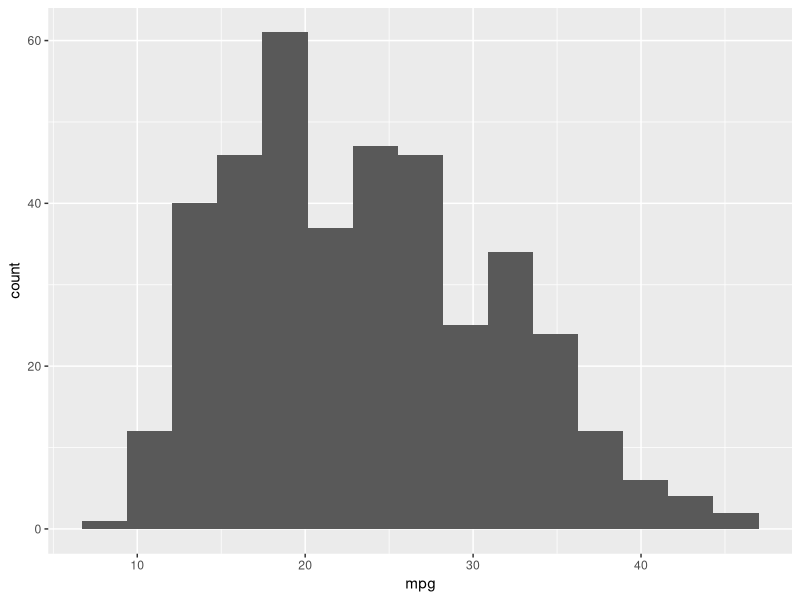
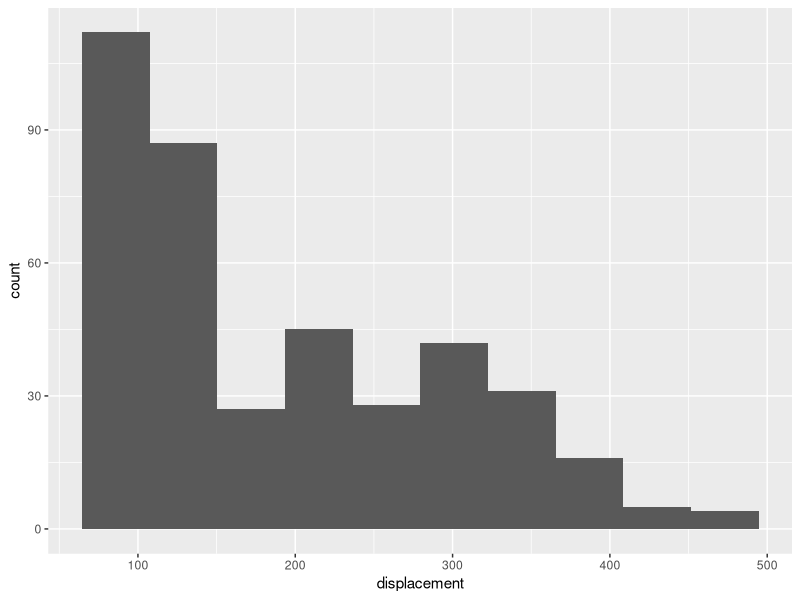
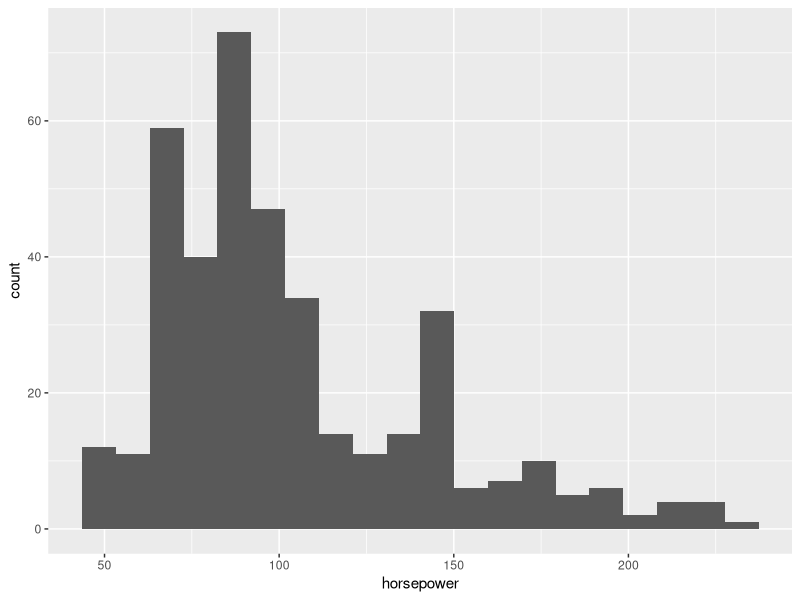
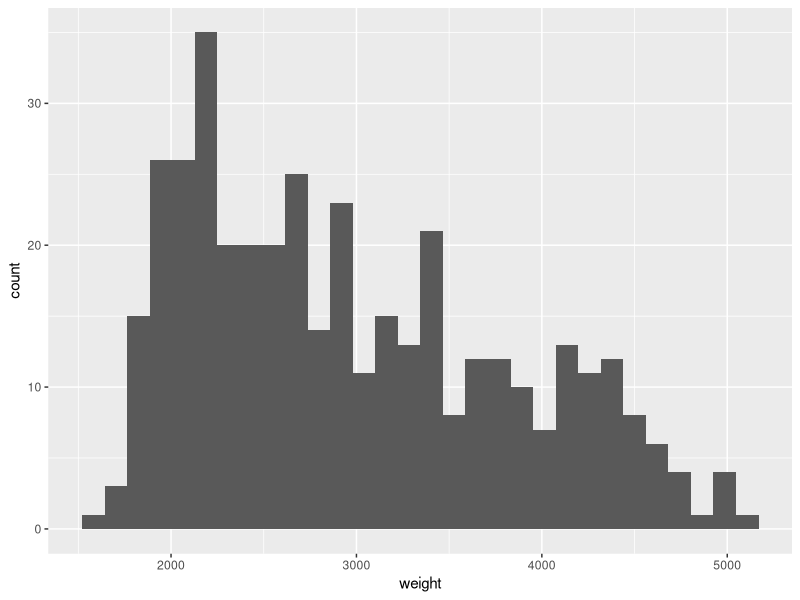
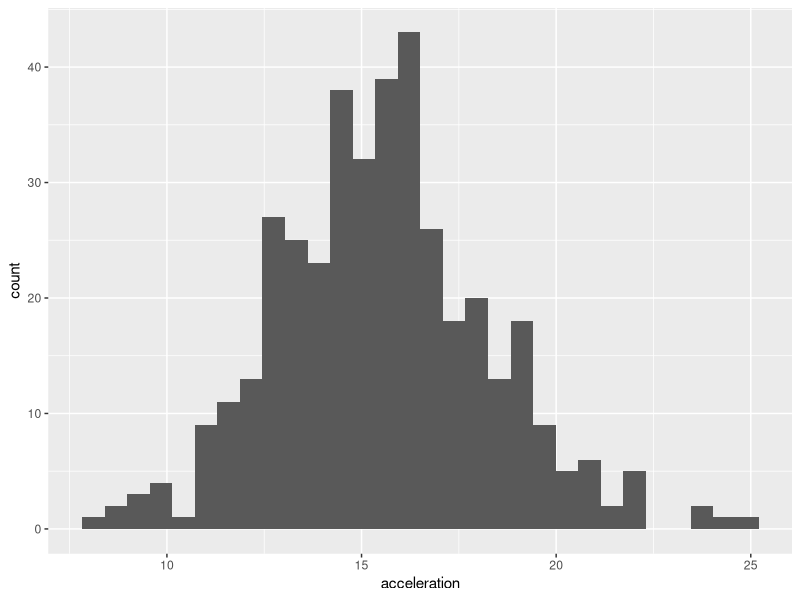

Source code (R) for these figures, in order:
## ---- chunk 1
cars <- read.csv("Cars.csv")
cars
## ---- chunk 2
# Fixing horsepower column
cars$horsepower <- as.numeric(cars$horsepower)

# Find index of NA rows
NArows <- which(is.na(cars))

# View rows
cars[NArows,]
## ---- chunk 3
str(cars)
## ---- chunk 4
cars$cylinders <- as.factor(cars$cylinders)
cars$country.code <- as.factor(cars$country.code)
## ---- chunk 5
library(ggplot2)
# MPG
ggplot(data = cars, aes(x = mpg)) + geom_histogram(bins = 15)

#Displacement
ggplot(data = cars, aes(x = displacement)) + geom_histogram(bins = 10)

# Horsepower
ggplot(data = cars, aes(x = horsepower))+ geom_histogram(bins = 20)

# Weight
ggplot(data = cars, aes(x = weight)) + geom_histogram()

# Acceleration
ggplot(data = cars, aes(x = acceleration)) + geom_histogram()
